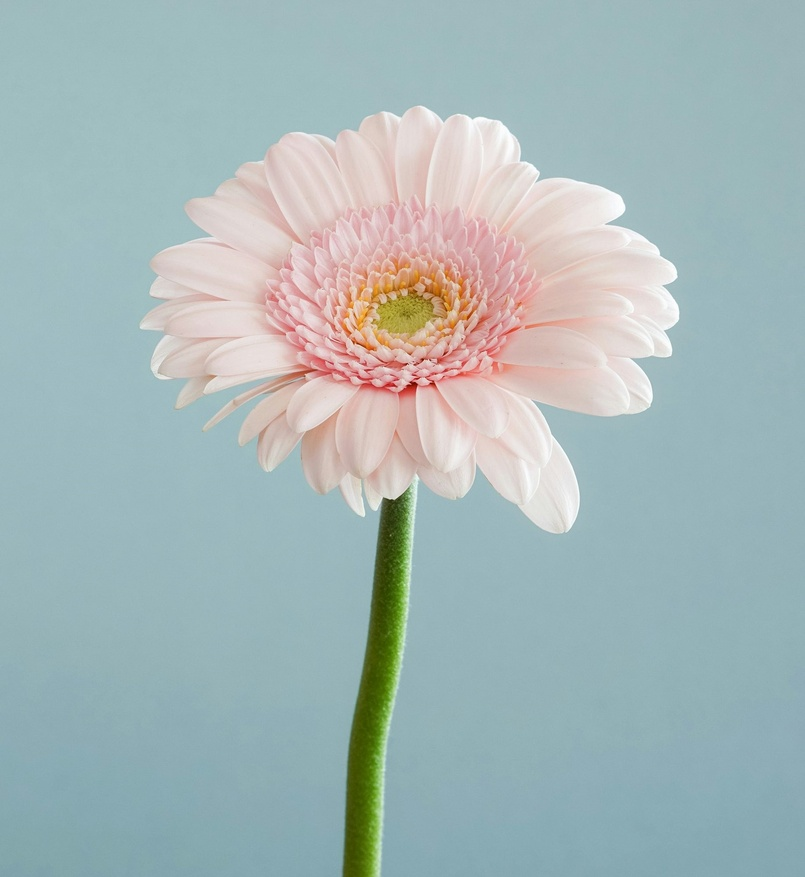
#> input picture assignments/flower1.jpeg, 805 x 877 px, shrunk from 1836 x 2000 before the run
$ python 09_highPass_filter.py
#> lines starting #> are read from the running program, lines starting #| are printed output that depends on the picture
#  Apply sharpening techniques using high-pass filters.
# Problem:
# Load an image using OpenCV.
# Design a high-pass filter kernel to sharpen the image.
# Apply the filter to sharpen the image.
# Display the original image and the sharpened image to compare the results.

import cv2
import numpy as np

image = cv2.imread("flower1.jpeg",0)
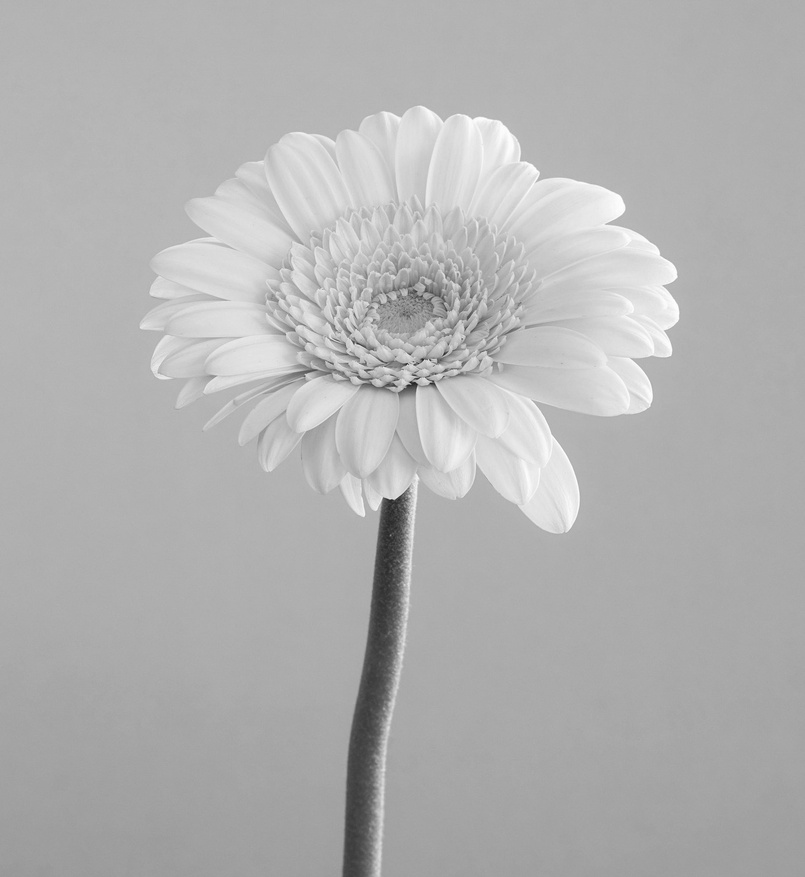
#> image: shape (877, 805); min 27, max 255, mean 177.9

# high-pass filter kernel
high_pass_kernel = np.array([[0, -1, 0],
                            [-1, 5, -1],
                            [0, -1, 0]])

# Apply high-pass filter to the image
sharpened_image = cv2.filter2D(image, -1, high_pass_kernel)

# Display
cv2.imshow("Original Image", image)
cv2.imshow("Sharpened Image", sharpened_image)

cv2.waitKey(0)
cv2.destroyAllWindows()

$ run again, with assignments/flower2.jpg copied over assignments/flower1.jpeg
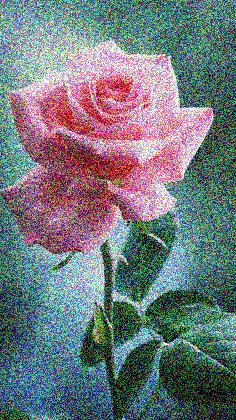
#> input picture assignments/flower2.jpg, 236 x 420 px
#> `image = cv2.imread("flower1.jpeg",0)`:
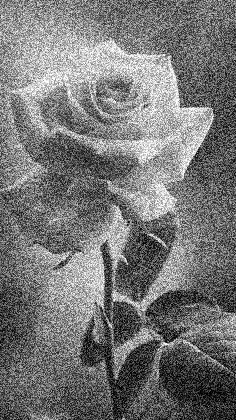
#> image: shape (420, 236); min 0, max 255, mean 118.7
#> `sharpened_image = cv2.filter2D(image, -1, high_pass_kernel)`:
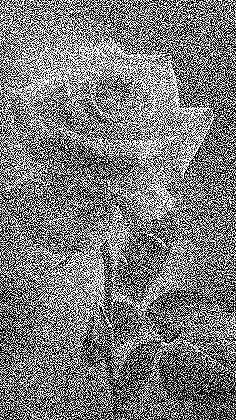
#> sharpened_image: shape (420, 236); min 0, max 255, mean 123.2
